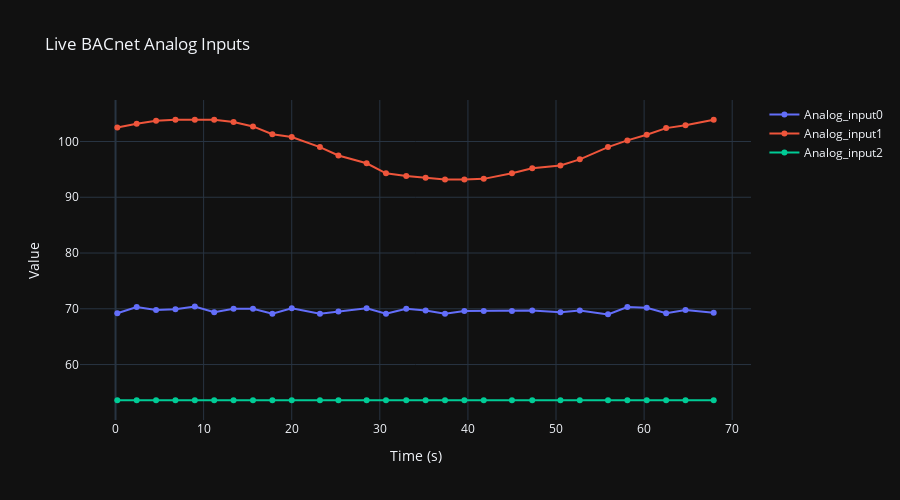

The cell this chart's notebook holds for it:
### Markdown cell above
### 3. Communicate with Yabe and display a live data in a graph.

Make sure to input your own local ip address and specify the device's BACnet/I UDP port number (obtained from Yabe explorer):
- 192.168.1.66 → the device’s IP address
- 58956 → the device’s BACnet/IP UDP port

### Code cell
import BAC0
import time
import plotly.graph_objects as go
from IPython.display import display, clear_output

# Setup BACnet
bacnet = BAC0.lite(ip="192.168.1.66/24", port=47818)

# History buffer
history = {
    "Analog_input0": [],
    "Analog_input1": [],
    "Analog_input2": [],
    "time": []
}

# Read values from BACnet
def read_bacnet_inputs():
    values = {}
    for i in range(3):
        point = f"192.168.1.66:58956 analogInput {i} presentValue"
        try:
            value = float(bacnet.read(point))
        except:
            value = None
        values[f"Analog_input{i}"] = value
    return values

# Update Plotly figure
def plot_live():
    fig = go.Figure()
    for key in ["Analog_input0", "Analog_input1", "Analog_input2"]:
        fig.add_trace(go.Scatter(
            x=history["time"], y=history[key],
            mode='lines+markers', name=key
        ))
    fig.update_layout(
        title="Live BACnet Analog Inputs",
        xaxis_title="Time (s)",
        yaxis_title="Value",
        template="plotly_dark",
        height=500
    )
    clear_output(wait=True)
    display(fig)

# Main loop
def main():
    start = time.time()
    while True:
        values = read_bacnet_inputs()
        now = round(time.time() - start, 1)
        history["time"].append(now)
        for key in ["Analog_input0", "Analog_input1", "Analog_input2"]:
            history[key].append(values.get(key))
        plot_live()
        time.sleep(2)

# Run it
if __name__ == '__main__':
    main()

### Figure 1 — Plotly figure (JSON) as saved in the notebook; plotly's stock layout.template omitted (floating-point values rounded to 4 significant figures)
{"data": [{"mode": "lines+markers", "name": "Analog_input0", "type": "scatter", "x": [0.2, 2.4, 4.6, 6.8, 9, 11.2, 13.4, 15.6, 17.8, 20, 23.2, 25.3, 28.5, 30.7, 33, 35.2, 37.4, 39.6, 41.8, 45, 47.3, 50.5, 52.7, 55.9, 58.1, 60.3, 62.5, 64.7, 67.9], "y": [69.2, 70.3, 69.8, 69.9, 70.4, 69.4, 70, 70, 69.1, 70.1, 69.1, 69.5, 70.1, 69.1, 70, 69.7, 69.1, 69.6, 69.6, 69.6, 69.7, 69.4, 69.7, 69, 70.3, 70.2, 69.2, 69.8, 69.3]}, {"mode": "lines+markers", "name": "Analog_input1", "type": "scatter", "x": [0.2, 2.4, 4.6, 6.8, 9, 11.2, 13.4, 15.6, 17.8, 20, 23.2, 25.3, 28.5, 30.7, 33, 35.2, 37.4, 39.6, 41.8, 45, 47.3, 50.5, 52.7, 55.9, 58.1, 60.3, 62.5, 64.7, 67.9], "y": [102.5, 103.2, 103.7, 103.9, 103.9, 103.9, 103.5, 102.7, 101.3, 100.8, 99, 97.5, 96.1, 94.3, 93.8, 93.5, 93.2, 93.2, 93.3, 94.3, 95.2, 95.7, 96.8, 99, 100.2, 101.2, 102.4, 102.9, 103.9]}, {"mode": "lines+markers", "name": "Analog_input2", "type": "scatter", "x": [0.2, 2.4, 4.6, 6.8, 9, 11.2, 13.4, 15.6, 17.8, 20, 23.2, 25.3, 28.5, 30.7, 33, 35.2, 37.4, 39.6, 41.8, 45, 47.3, 50.5, 52.7, 55.9, 58.1, 60.3, 62.5, 64.7, 67.9], "y": [53.6, 53.6, 53.6, 53.6, 53.6, 53.6, 53.6, 53.6, 53.6, 53.6, 53.6, 53.6, 53.6, 53.6, 53.6, 53.6, 53.6, 53.6, 53.6, 53.6, 53.6, 53.6, 53.6, 53.6, 53.6, 53.6, 53.6, 53.6, 53.6]}], "layout": {"height": 500, "title": {"text": "Live BACnet Analog Inputs"}, "xaxis": {"title": {"text": "Time (s)"}}, "yaxis": {"title": {"text": "Value"}}}}
